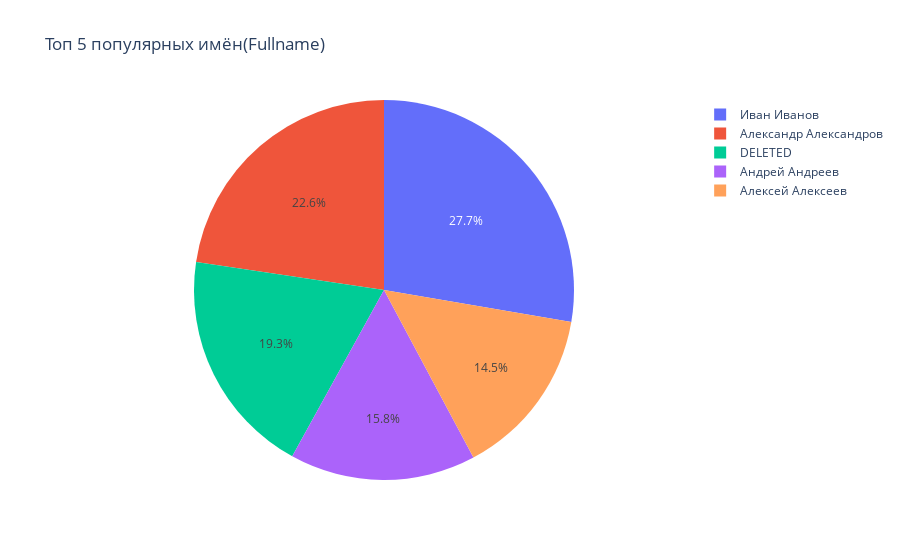

Write notebook code for a chart like this one.
### Markdown cell above
### Топ - 5 самых популярных имен (Fullname)

### Code cell
select_names = '''SELECT fullname
                    ,count(fullname) 
                FROM vk_fishing vf
                GROUP BY fullname
                ORDER BY count(*) DESC
                LIMIT 5;'''

result_names = client.execute(select_names)
names = pd.DataFrame(result_names, columns=['Name', 'Count'])
fig = px.pie(names=names['Name'], values=names['Count'], title='Топ 5 популярных имён(Fullname)')
fig.show()

### Figure 1 — Plotly figure (JSON) as saved in the notebook; plotly's stock layout.template omitted (floating-point values rounded to 4 significant figures)
{"data": [{"domain": {"x": [0, 1], "y": [0, 1]}, "hovertemplate": "label=%{label}<br>value=%{value}<extra></extra>", "labels": ["Иван Иванов", "Александр Александров", "DELETED ", "Андрей Андреев", "Алексей Алексеев"], "legendgroup": "", "name": "", "showlegend": true, "type": "pie", "values": [252, 206, 176, 144, 132]}], "layout": {"legend": {"tracegroupgap": 0}, "title": {"text": "Топ 5 популярных имён(Fullname)"}}}
